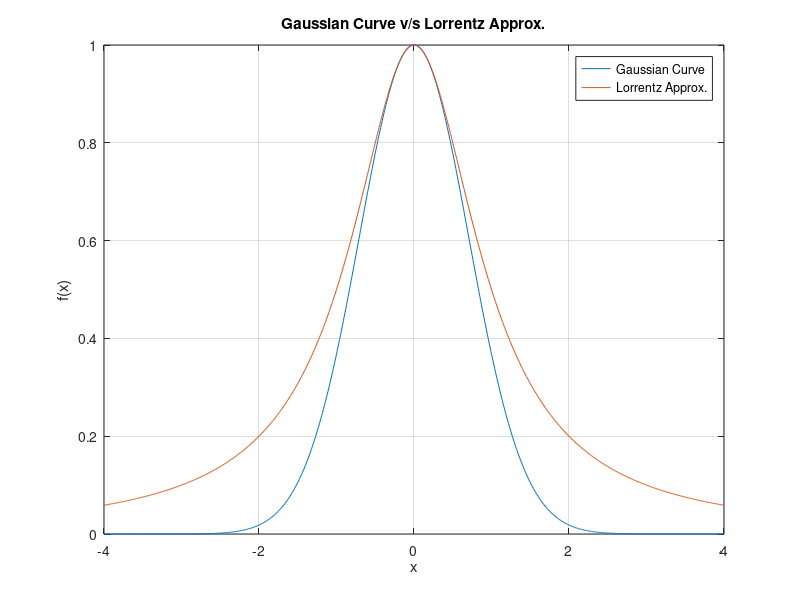
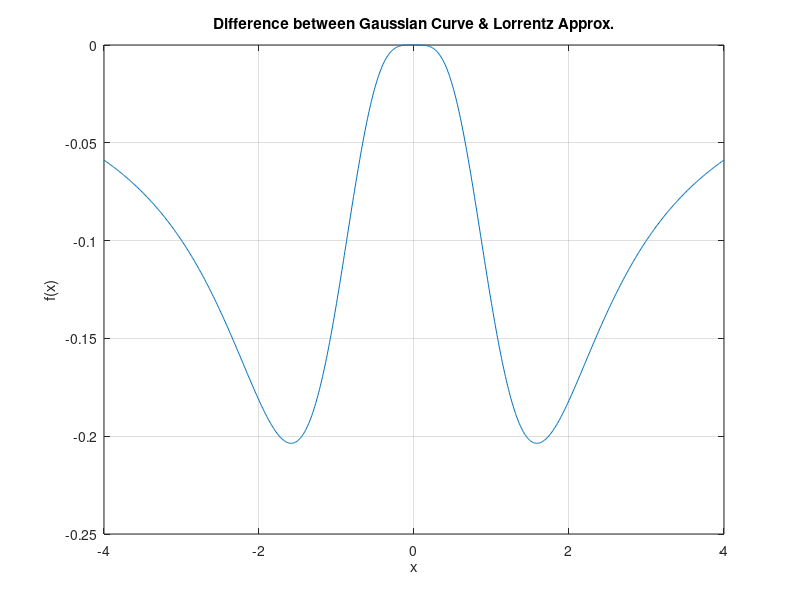

Recreate these plots in MATLAB, in order.
clear all; close all; clc;

dx = 0.01;
x = -4:dx:4;

y0 = 1;
a = 1;
mu = 0;
gauss = y0*exp(-(a*(x-mu).^2));
lorrentz = (1+(a*(x-mu).^2)).^-1;


figure(1);
plot(x, gauss, x, lorrentz);
title('Gaussian Curve v/s Lorrentz Approx.');
legend('Gaussian Curve', 'Lorrentz Approx.');
grid; xlabel('x'); ylabel('f(x)');


figure(2);
plot(x, gauss-lorrentz);
title('Difference between Gaussian Curve & Lorrentz Approx.');
grid; xlabel('x'); ylabel('f(x)');